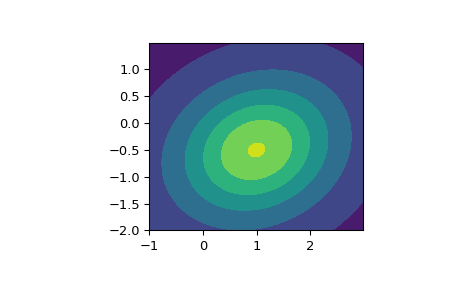

Here is the Python script that generated this plot:
import matplotlib.pyplot as plt
from scipy.stats import multivariate_t
x, y = np.mgrid[-1:3:.01, -2:1.5:.01]
pos = np.dstack((x, y))
rv = multivariate_t([1.0, -0.5], [[2.1, 0.3], [0.3, 1.5]], df=2)
fig, ax = plt.subplots(1, 1)
ax.set_aspect('equal')
plt.contourf(x, y, rv.pdf(pos))
